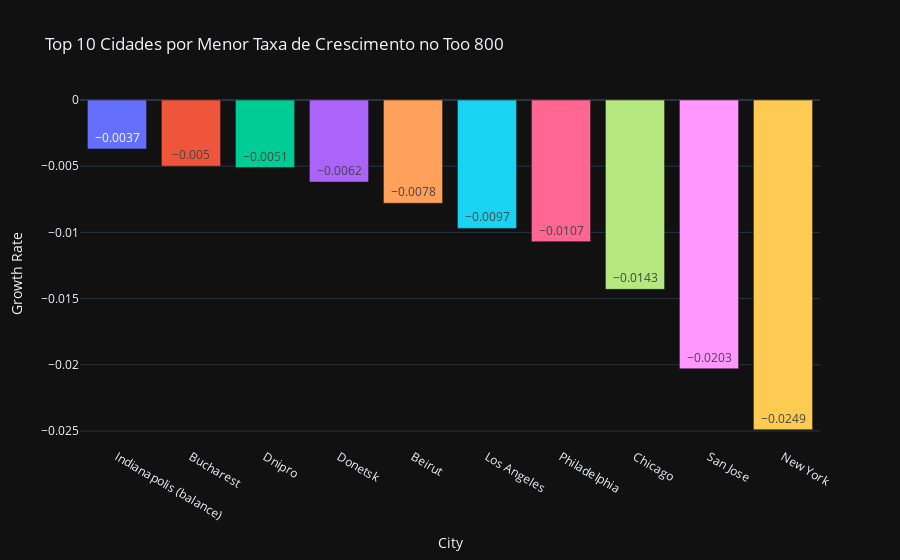

The notebook cell this image was saved under:
### Code cell
fig = px.bar(menores_taxas, x='City', y='Growth Rate', title='Top 10 Cidades por Menor Taxa de Crescimento no Too 800', 
                  template='plotly_dark', text_auto=True, color=px.colors.sequential.Cividis)
fig.update_layout(showlegend=False)
fig.show()

### Figure 1 — Plotly figure (JSON) as saved in the notebook; plotly's stock layout.template omitted (floating-point values rounded to 4 significant figures)
{"data": [{"alignmentgroup": "True", "hovertemplate": "color=#00224e<br>City=%{x}<br>Growth Rate=%{y}<extra></extra>", "legendgroup": "#00224e", "marker": {"color": "#636efa", "pattern": {"shape": ""}}, "name": "#00224e", "offsetgroup": "#00224e", "orientation": "v", "showlegend": true, "textposition": "auto", "texttemplate": "%{y}", "type": "bar", "x": ["Indianapolis (balance)"], "xaxis": "x", "y": [-0.0037], "yaxis": "y"}, {"alignmentgroup": "True", "hovertemplate": "color=#123570<br>City=%{x}<br>Growth Rate=%{y}<extra></extra>", "legendgroup": "#123570", "marker": {"color": "#EF553B", "pattern": {"shape": ""}}, "name": "#123570", "offsetgroup": "#123570", "orientation": "v", "showlegend": true, "textposition": "auto", "texttemplate": "%{y}", "type": "bar", "x": ["Bucharest"], "xaxis": "x", "y": [-0.005], "yaxis": "y"}, {"alignmentgroup": "True", "hovertemplate": "color=#3b496c<br>City=%{x}<br>Growth Rate=%{y}<extra></extra>", "legendgroup": "#3b496c", "marker": {"color": "#00cc96", "pattern": {"shape": ""}}, "name": "#3b496c", "offsetgroup": "#3b496c", "orientation": "v", "showlegend": true, "textposition": "auto", "texttemplate": "%{y}", "type": "bar", "x": ["Dnipro"], "xaxis": "x", "y": [-0.0051], "yaxis": "y"}, {"alignmentgroup": "True", "hovertemplate": "color=#575d6d<br>City=%{x}<br>Growth Rate=%{y}<extra></extra>", "legendgroup": "#575d6d", "marker": {"color": "#ab63fa", "pattern": {"shape": ""}}, "name": "#575d6d", "offsetgroup": "#575d6d", "orientation": "v", "showlegend": true, "textposition": "auto", "texttemplate": "%{y}", "type": "bar", "x": ["Donetsk"], "xaxis": "x", "y": [-0.0062], "yaxis": "y"}, {"alignmentgroup": "True", "hovertemplate": "color=#707173<br>City=%{x}<br>Growth Rate=%{y}<extra></extra>", "legendgroup": "#707173", "marker": {"color": "#FFA15A", "pattern": {"shape": ""}}, "name": "#707173", "offsetgroup": "#707173", "orientation": "v", "showlegend": true, "textposition": "auto", "texttemplate": "%{y}", "type": "bar", "x": ["Beirut"], "xaxis": "x", "y": [-0.0078], "yaxis": "y"}, {"alignmentgroup": "True", "hovertemplate": "color=#8a8678<br>City=%{x}<br>Growth Rate=%{y}<extra></extra>", "legendgroup": "#8a8678", "marker": {"color": "#19d3f3", "pattern": {"shape": ""}}, "name": "#8a8678", "offsetgroup": "#8a8678", "orientation": "v", "showlegend": true, "textposition": "auto", "texttemplate": "%{y}", "type": "bar", "x": ["Los Angeles"], "xaxis": "x", "y": [-0.0097], "yaxis": "y"}, {"alignmentgroup": "True", "hovertemplate": "color=#a59c74<br>City=%{x}<br>Growth Rate=%{y}<extra></extra>", "legendgroup": "#a59c74", "marker": {"color": "#FF6692", "pattern": {"shape": ""}}, "name": "#a59c74", "offsetgroup": "#a59c74", "orientation": "v", "showlegend": true, "textposition": "auto", "texttemplate": "%{y}", "type": "bar", "x": ["Philadelphia"], "xaxis": "x", "y": [-0.0107], "yaxis": "y"}, {"alignmentgroup": "True", "hovertemplate": "color=#c3b369<br>City=%{x}<br>Growth Rate=%{y}<extra></extra>", "legendgroup": "#c3b369", "marker": {"color": "#B6E880", "pattern": {"shape": ""}}, "name": "#c3b369", "offsetgroup": "#c3b369", "orientation": "v", "showlegend": true, "textposition": "auto", "texttemplate": "%{y}", "type": "bar", "x": ["Chicago"], "xaxis": "x", "y": [-0.0143], "yaxis": "y"}, {"alignmentgroup": "True", "hovertemplate": "color=#e1cc55<br>City=%{x}<br>Growth Rate=%{y}<extra></extra>", "legendgroup": "#e1cc55", "marker": {"color": "#FF97FF", "pattern": {"shape": ""}}, "name": "#e1cc55", "offsetgroup": "#e1cc55", "orientation": "v", "showlegend": true, "textposition": "auto", "texttemplate": "%{y}", "type": "bar", "x": ["San Jose"], "xaxis": "x", "y": [-0.0203], "yaxis": "y"}, {"alignmentgroup": "True", "hovertemplate": "color=#fee838<br>City=%{x}<br>Growth Rate=%{y}<extra></extra>", "legendgroup": "#fee838", "marker": {"color": "#FECB52", "pattern": {"shape": ""}}, "name": "#fee838", "offsetgroup": "#fee838", "orientation": "v", "showlegend": true, "textposition": "auto", "texttemplate": "%{y}", "type": "bar", "x": ["New York"], "xaxis": "x", "y": [-0.0249], "yaxis": "y"}], "layout": {"barmode": "relative", "legend": {"title": {"text": "color"}, "tracegroupgap": 0}, "showlegend": false, "title": {"text": "Top 10 Cidades por Menor Taxa de Crescimento no Too 800"}, "xaxis": {"anchor": "y", "domain": [0, 1], "title": {"text": "City"}}, "yaxis": {"anchor": "x", "domain": [0, 1], "title": {"text": "Growth Rate"}}}}
